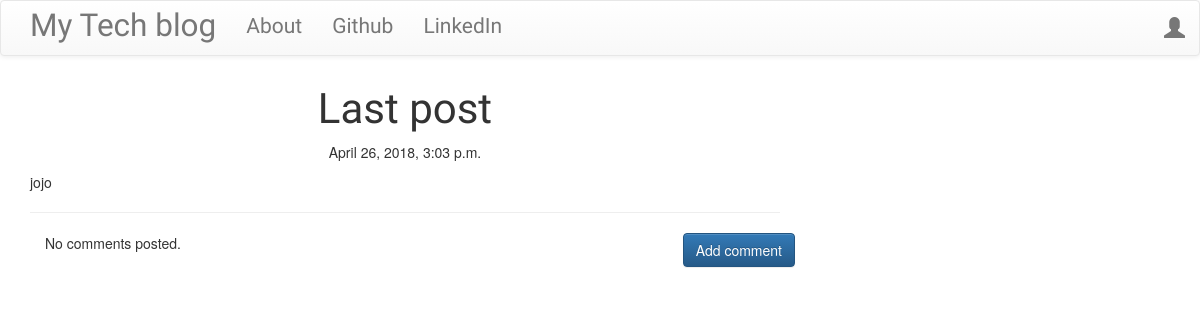
Screenshot of /post/2 with the database file from the repository.
### my_app/models.py (models this page shows, shortened)
class Post(models.Model):
    author = models.ForeignKey('auth.User', on_delete=models.CASCADE)
    title = models.CharField(max_length=200)
    text = models.TextField()
    created_date = models.DateTimeField(default=timezone.now)
    published_date = models.DateTimeField(blank=True, null=True)

### my_app/views.py (the view)
# urls.py: re_path(r'^post/(?P<pk>\d+)$', views.PostDetailView.as_view(), name='post_detail'),
class PostDetailView(DetailView):
    model = Post

### my_app/templates/my_app/post_detail.html (shortened to what this page needs)
{% extends 'my_app/base.html' %}
{% block content %}
        <h1 class='posttitle loader'>{{ post.title }}</h1>
        {% if post.published_date %}
            <div class="date postdate">
                {{ post.published_date }}
            </div>
        {% else %}
            <a class="btn btn-default" href="{% url 'post_publish' pk=post.pk %}">Publish</a>
        {% endif %}
      <p class='postcontent' >{{ post.text|safe|linebreaksbr }}</p>
  <hr>
  <a class="btn btn-primary btn-comment" href="{% url 'add_comment_to_post' pk=post.pk %}">Add comment</a>
  <div class="container">
  {% for comment in post.comments.all %}
  <br>
      {% if user.is_authenticated or comment.approved_comment %}
              {{ comment.created_date }}
              {% if not comment.approved_comment %}
                  <a class="btn btn-default" href="{% url 'comment_remove' pk=comment.pk %}"><span class="glyphicon glyphicon-remove"></span></a>
                  <a class="btn btn-default" href="{% url 'comment_approve' pk=comment.pk %}"><span class="glyphicon glyphicon-ok"></span></a>
              {% endif %}
          <p>{{ comment.text|safe|linebreaks }}</p>
          <p>Posted by: <strong>{{ comment.author }}</strong></p>
      {% endif %}
  {% empty %}
      <p>No comments posted.</p>
  {% endfor %}
</div>
{% endblock %}

### my_app/static/css/blog.css (style rules this page uses)
.postdate { text-align: center; }
.posttitle { font-family: 'Russo One', sans-serif; font-size: 3em; text-align: center; }
.postcontent { font-family: 'Montserrat'; font-size: 1.5em; }
.btn-comment { position: absolute; right: 0px; }
.loader { filter:hue-rotate(0deg); color: linear-gradient(45deg,#0f8,#08f); animation:hue 5000ms infinite linear; }

### rows the page displays
Post: title "Last post", published_date "April 26, 2018, 3:03 p.m.", text "jojo"
